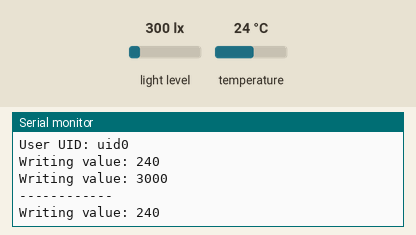
Simulated run of this sketch. Board: ESP32. Parts: the last lines printed to the serial monitor. The inputs (shaded band) are chosen by the test bench; at power-on: light level 300 lx, temperature 24 °C. WiFi joins after 1.5 s; servers stay silent unless stated.

Above: at 2.7 s.
2.8 s: light level set to 40 lx
At 3.5 s:
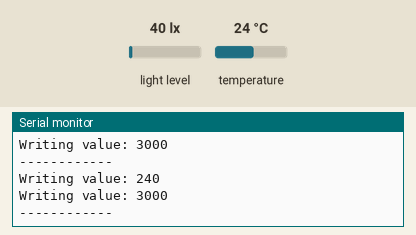
4.3 s: temperature set to 12 °C
At 5.5 s:
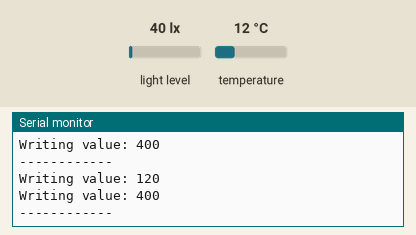
5.8 s: light level set to 500 lx
At 7.2 s:
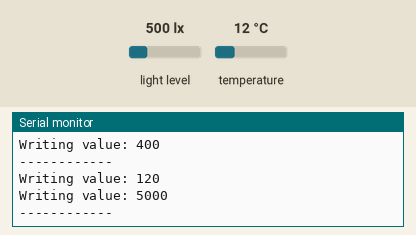
Timing chart, 0 to 8.8 s (numbered marks = the images above; inputs shaded):
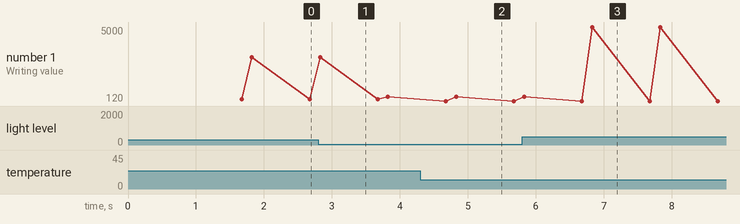

Measured:
- after the input at 4.3 s, the serial monitor: prints a new line after 0.38 s (image 2)
- after the input at 5.8 s, the serial monitor: prints a new line after 1.0 s (image 3)
- plotted number 1: 240 → 400 after the input at 2.8 s, 400 → 120 after the input at 4.3 s, 120 → 5000 after the input at 5.8 s

The sketch:

outside.ino
```cpp
#include <Arduino.h>
#include <WiFi.h>
#include <Firebase_ESP_Client.h>

#include <BH1750.h>
#include <Wire.h>

BH1750 lightMeter;

#include <Adafruit_Sensor.h>
#include <Adafruit_AM2320.h>

Adafruit_AM2320 AM2320 = Adafruit_AM2320();

#include "config.h"

// Provide the token generation process info.
#include "addons/TokenHelper.h"
// Provide the RTDB payload printing info and other helper functions.
#include "addons/RTDBHelper.h"

// Define Firebase Data object
FirebaseData fbdo;
FirebaseAuth auth;
FirebaseConfig config;

// Variable to save USER UID
String uid;

String databasePath;
String outTempPath;
String sunPath;

int outTemp;
int sunIntensity;

unsigned long sendDataPrevMillis = 0;
unsigned long timerDelay = 1000;

void initWiFi()
{
  Wire.begin();
  lightMeter.begin();
  AM2320.begin();
  WiFi.begin(WIFI_SSID, WIFI_PASSWORD);
  Serial.print("Connecting to Wi-Fi");
  while (WiFi.status() != WL_CONNECTED)
  {
    Serial.print(".");
    delay(300);
  }
  Serial.print("Connected with IP: ");
  Serial.println(WiFi.localIP());
  Serial.println();
}

void sendFloat(String path, float value)
{
  if (Firebase.RTDB.setFloat(&fbdo, path.c_str(), value))
  {
    Serial.print("Writing value: ");
    Serial.println(value);
  }
  else
  {
    Serial.println("FAILED");
    Serial.println("REASON: " + fbdo.errorReason());
  }
}

void sendInt(String path, int value)
{
  if (Firebase.RTDB.setInt(&fbdo, path.c_str(), value))
  {
    Serial.print("Writing value: ");
    Serial.println(value);
  }
  else
  {
    Serial.println("FAILED");
    Serial.println("REASON: " + fbdo.errorReason());
  }
}

void setup()
{
  Serial.begin(115200);

  initWiFi();

  config.api_key = API_KEY;
  auth.user.email = USER_EMAIL;
  auth.user.password = USER_PASSWORD;
  config.database_url = DATABASE_URL;

  Firebase.reconnectWiFi(true);
  fbdo.setResponseSize(4096);

  config.token_status_callback = tokenStatusCallback;

  config.max_token_generation_retry = 5;

  Firebase.begin(&config, &auth);

  Serial.println("Getting User UID");
  while ((auth.token.uid) == "")
  {
    Serial.print(".");
    delay(1000);
  }

  uid = auth.token.uid.c_str();
  Serial.print("User UID: ");
  Serial.println(uid);

  databasePath = "/UsersData/" + uid;

  outTempPath = databasePath + "/outsideTemperature";
  sunPath = databasePath + "/lightIntensity";
}

void loop()
{
  if (Firebase.ready() && (millis() - sendDataPrevMillis > timerDelay || sendDataPrevMillis == 0))
  {
    sendDataPrevMillis = millis();

    sendInt(outTempPath, getOutTemp());
    sendInt(sunPath, getSunIntensity());

    Serial.println("------------");
  }
}
```

getOutTemp.ino
```cpp
int getOutTemp()
{
  // Read the temperature and the humidity:

  return int(AM2320.readTemperature() * 10);
}
```

getSunIntensity.ino
```cpp
int getSunIntensity()
{
  return int(lightMeter.readLightLevel() * 10);
}
```

config-example.h
```cpp
// Rename this file to config.h and fill in the values below

// WiFi network name and passord
extern const String WIFI_SSID = "WIFI_SSID";
extern const String WIFI_PASSWORD = "WIFI_PASSWORD";

// Google Firebase API key
extern const String API_KEY = "API_KEY";

// Google Firebase user credentials
extern const String USER_EMAIL = "USER_EMAIL";
extern const String USER_PASSWORD = "USER_PASSWORD";

// Google Firebase database URL
extern const String DATABASE_URL = "DATABASE_URL";
```
